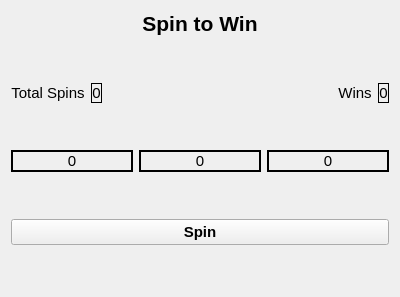
<?xml version="1.0" encoding="UTF-8"?>
<ui version="4.0">
 <class>Form</class>
 <widget class="QWidget" name="Form">
  <property name="geometry">
   <rect>
    <x>0</x>
    <y>0</y>
    <width>400</width>
    <height>297</height>
   </rect>
  </property>
  <property name="font">
   <font>
    <pointsize>16</pointsize>
    <weight>75</weight>
    <bold>true</bold>
   </font>
  </property>
  <property name="windowTitle">
   <string>Form</string>
  </property>
  <layout class="QVBoxLayout" name="verticalLayout">
   <item>
    <widget class="QLabel" name="label">
     <property name="text">
      <string>Spin to Win</string>
     </property>
     <property name="alignment">
      <set>Qt::AlignCenter</set>
     </property>
    </widget>
   </item>
   <item>
    <spacer name="verticalSpacer">
     <property name="orientation">
      <enum>Qt::Vertical</enum>
     </property>
     <property name="sizeHint" stdset="0">
      <size>
       <width>20</width>
       <height>35</height>
      </size>
     </property>
    </spacer>
   </item>
   <item>
    <layout class="QHBoxLayout" name="horizontalLayout">
     <item>
      <widget class="QLabel" name="spinsLabel">
       <property name="font">
        <font>
         <pointsize>11</pointsize>
         <weight>50</weight>
         <bold>false</bold>
        </font>
       </property>
       <property name="text">
        <string>Total Spins</string>
       </property>
       <property name="alignment">
        <set>Qt::AlignCenter</set>
       </property>
      </widget>
     </item>
     <item>
      <widget class="QLabel" name="spins">
       <property name="font">
        <font>
         <pointsize>11</pointsize>
         <weight>50</weight>
         <bold>false</bold>
        </font>
       </property>
       <property name="frameShape">
        <enum>QFrame::Box</enum>
       </property>
       <property name="text">
        <string>0</string>
       </property>
       <property name="alignment">
        <set>Qt::AlignCenter</set>
       </property>
      </widget>
     </item>
     <item>
      <spacer name="horizontalSpacer">
       <property name="orientation">
        <enum>Qt::Horizontal</enum>
       </property>
       <property name="sizeHint" stdset="0">
        <size>
         <width>40</width>
         <height>20</height>
        </size>
       </property>
      </spacer>
     </item>
     <item>
      <widget class="QLabel" name="winsLabel">
       <property name="font">
        <font>
         <pointsize>11</pointsize>
         <weight>50</weight>
         <bold>false</bold>
        </font>
       </property>
       <property name="text">
        <string>Wins</string>
       </property>
       <property name="alignment">
        <set>Qt::AlignCenter</set>
       </property>
      </widget>
     </item>
     <item>
      <widget class="QLabel" name="wins">
       <property name="font">
        <font>
         <pointsize>11</pointsize>
         <weight>50</weight>
         <bold>false</bold>
        </font>
       </property>
       <property name="frameShape">
        <enum>QFrame::Box</enum>
       </property>
       <property name="text">
        <string>0</string>
       </property>
       <property name="alignment">
        <set>Qt::AlignCenter</set>
       </property>
      </widget>
     </item>
    </layout>
   </item>
   <item>
    <spacer name="verticalSpacer_2">
     <property name="orientation">
      <enum>Qt::Vertical</enum>
     </property>
     <property name="sizeHint" stdset="0">
      <size>
       <width>20</width>
       <height>35</height>
      </size>
     </property>
    </spacer>
   </item>
   <item>
    <layout class="QHBoxLayout" name="horizontalLayout_2">
     <item>
      <widget class="QLabel" name="dial1">
       <property name="font">
        <font>
         <pointsize>11</pointsize>
         <weight>50</weight>
         <bold>false</bold>
        </font>
       </property>
       <property name="frameShape">
        <enum>QFrame::WinPanel</enum>
       </property>
       <property name="text">
        <string>0</string>
       </property>
       <property name="alignment">
        <set>Qt::AlignCenter</set>
       </property>
      </widget>
     </item>
     <item>
      <widget class="QLabel" name="dial2">
       <property name="font">
        <font>
         <pointsize>11</pointsize>
         <weight>50</weight>
         <bold>false</bold>
        </font>
       </property>
       <property name="frameShape">
        <enum>QFrame::WinPanel</enum>
       </property>
       <property name="text">
        <string>0</string>
       </property>
       <property name="alignment">
        <set>Qt::AlignCenter</set>
       </property>
      </widget>
     </item>
     <item>
      <widget class="QLabel" name="dial3">
       <property name="font">
        <font>
         <pointsize>11</pointsize>
         <weight>50</weight>
         <bold>false</bold>
        </font>
       </property>
       <property name="frameShape">
        <enum>QFrame::WinPanel</enum>
       </property>
       <property name="text">
        <string>0</string>
       </property>
       <property name="alignment">
        <set>Qt::AlignCenter</set>
       </property>
      </widget>
     </item>
    </layout>
   </item>
   <item>
    <spacer name="verticalSpacer_4">
     <property name="orientation">
      <enum>Qt::Vertical</enum>
     </property>
     <property name="sizeHint" stdset="0">
      <size>
       <width>20</width>
       <height>36</height>
      </size>
     </property>
    </spacer>
   </item>
   <item>
    <widget class="QPushButton" name="spinButton">
     <property name="font">
      <font>
       <pointsize>11</pointsize>
      </font>
     </property>
     <property name="text">
      <string>Spin</string>
     </property>
    </widget>
   </item>
   <item>
    <spacer name="verticalSpacer_3">
     <property name="orientation">
      <enum>Qt::Vertical</enum>
     </property>
     <property name="sizeHint" stdset="0">
      <size>
       <width>20</width>
       <height>13</height>
      </size>
     </property>
    </spacer>
   </item>
  </layout>
 </widget>
 <resources/>
 <connections/>
</ui>
